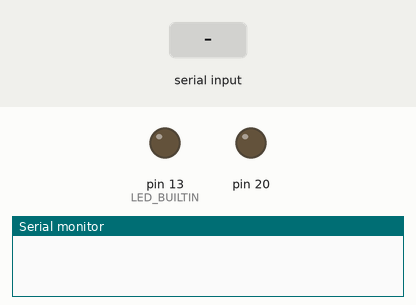
This sketch was run on a simulated Arduino Mega 2560, built with avr-gcc and run on an emulated ATmega2560. Shown: output pins drawn as LEDs (lit = HIGH), the last lines printed to the serial monitor. The test bench sets the inputs (shaded band).

Above: at 0.1 s.
At 2.2 s:
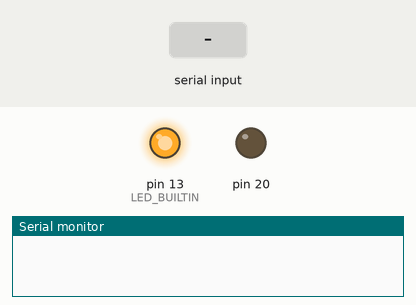
2.3 s: "1" received over Serial
At 3.3 s:
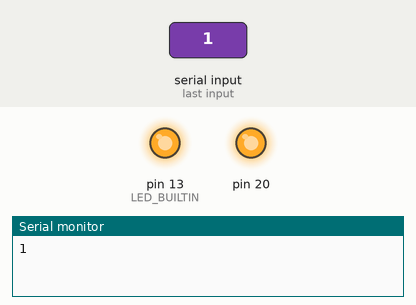
Timing chart, 0 to 5.3 s (numbered marks = the images above; inputs shaded):
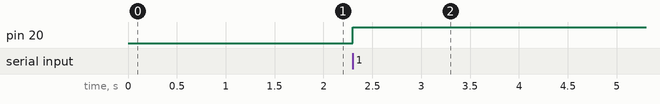

The sketch:

main.ino
```cpp
byte command;
bool commandOne = false;
bool address = true;


void setup() {
  delay(1000);
  pinMode(LED_BUILTIN, OUTPUT);
  digitalWrite(LED_BUILTIN, HIGH);
  DDRD |= 1 << PD1;
  PORTD &= ~(1 << PD1);
  Serial.begin(9600);
  Serial.begin(9600, SERIAL_8N1);
  UCSR1B |= (1 << UCSZ12) | (1 << TXCIE1);
}

void loop() {
  if (Serial.available()) {
    byte inByte = Serial.read();
    if (address) {
      RS485();
      UCSR1B |= 1 << TXB81;
      Serial.write(inByte);
      address = false;
      commandOne = true;
    } else if (commandOne) {
      command = inByte;
      commandOne = false;
      RS485();
      UCSR1B &= ~(1 << TXB81);
      Serial1.write(inByte);
      if (command == 0xB1) address = true;
    } else {
      address = true;
      RS485();
      UCSR1B &= ~(1 << TXB81);
      Serial.write(inByte);
    }
  }

  if (Serial.available()) {
    String inString = Serial.readString();
    Serial.print(inString);
  }
}

void RS485() {
  byte port = PORTD;
  PORTD |= 1 << PD1;
  delay(1);
}

uint8_t crc16(uint8_t const *data, size_t size) {
  uint8_t crc = 0xFF;
  while (size--) {
    crc ^= (*data++) << 8;
    for (unsigned k = 0; k < 8; k++) {
      crc = crc & 1 ? (crc << 1) ^ 0x7 : crc << 1;
    }
  } return crc;
}

ISR(USART1_TX_vect)
{
  PORTD &= ~(1 << PD1);
}
```

Measured:
- after the input at 2.3 s, pin 20: LOW → HIGH at once
